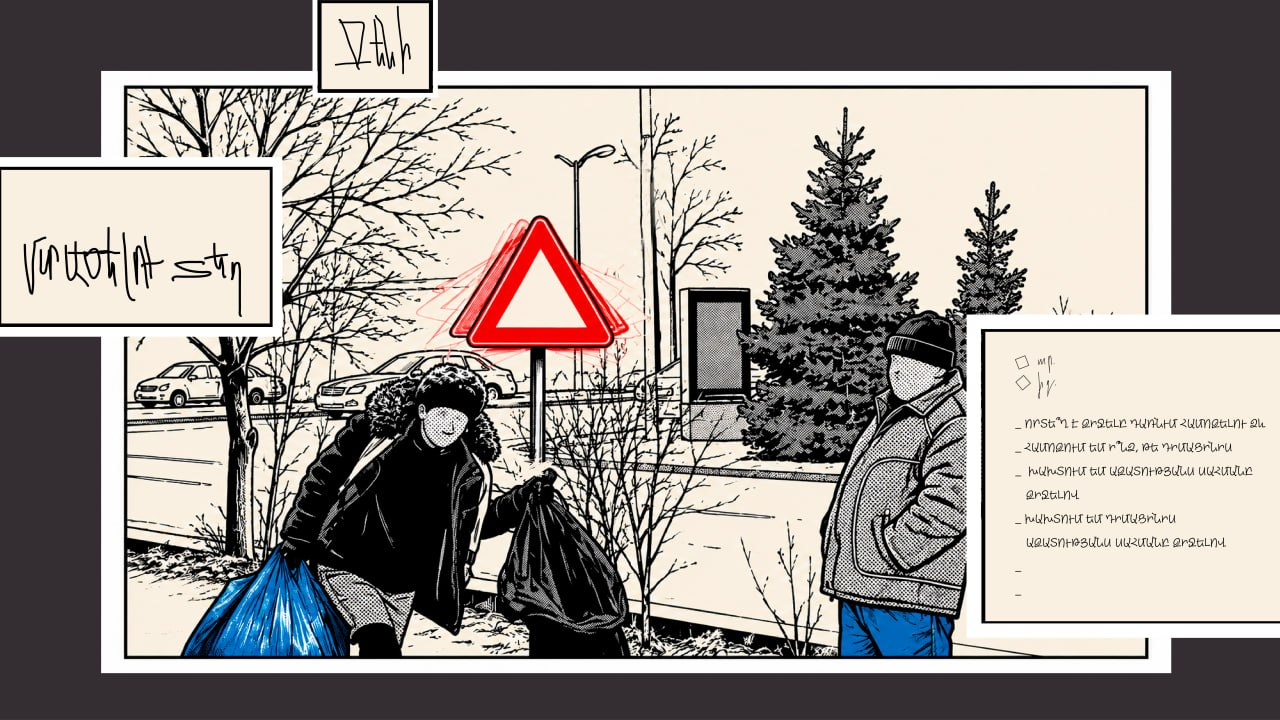
#> input picture .deploy/cpanel/public_html/wcc/artist-works-land/photo_2026-06-16_22-08-18-mqgyhjps.jpg, 1280 x 720 px
$ python photo_select.py --out out.png ../../.deploy/cpanel/public_html/wcc/artist-works-land/photo_2026-06-16_22-08-18-mqgyhjps.jpg   (older library calls are emulated)
#> lines starting #> are read from the running program, lines starting #| are printed output that depends on the picture; after the words box and inside, x2 and y2 are one past the last pixel; in counts of white or black regions, pixels touching at a corner belong together
#!/usr/bin/env python3
"""photo_select.py — pick the distinct views of a place from photos + videos, dropping near-duplicates.

Usage (venv ~/tools/photo-analysis/.venv):
  python scripts/place/photo_select.py --out DIR [--fps 1.0] FILE_OR_DIR...
Writes DIR/frames/*.jpg (video frames), DIR/select.json (every candidate: hash, sharpness, group, kept or why
dropped) and DIR/kept-sheet-*.jpg (contact sheets of the kept views).

Method (published, no learned weights):
  - candidates: every still, plus video frames at --fps (OpenCV decode);
  - sharpness: variance of the Laplacian (Pech-Pacheco et al., ICPR 2000);
  - near-duplicate test, two stages: perceptual hash (DCT pHash, 64 bit; Zauner 2010) Hamming distance <= 12
    proposes a pair; ORB features (Rublee et al., ICCV 2011) + RANSAC homography confirm it when >= 35 % of
    the smaller image's matched keypoints are inliers (same place, same direction);
  - groups = connected components of confirmed pairs; keep the sharpest member (stills win ties over frames).
"""
import argparse, json, sys
from pathlib import Path
import numpy as np
import cv2

IMG = {'.jpg', '.jpeg', '.png', '.webp'}
VID = {'.mp4', '.mov', '.m4v'}


def phash(gray):
    g = cv2.resize(gray, (32, 32), interpolation=cv2.INTER_AREA).astype(np.float32)
    d = cv2.dct(g)[:8, :8].ravel()
    return d > np.median(d[1:])


def orb_overlap(a, b, orb, bf):
    ka, da = orb.detectAndCompute(a, None); kb, db = orb.detectAndCompute(b, None)
    if da is None or db is None or len(ka) < 30 or len(kb) < 30:
        return 0.0
    ms = [m for m, n in (p for p in bf.knnMatch(da, db, k=2) if len(p) == 2) if m.distance < 0.75 * n.distance]
    if len(ms) < 20:
        return 0.0
    A = np.float32([ka[m.queryIdx].pt for m in ms]); B = np.float32([kb[m.trainIdx].pt for m in ms])
    H, inl = cv2.findHomography(A, B, cv2.RANSAC, 6.0)
    return 0.0 if inl is None else float(inl.sum()) / min(len(ka), len(kb))


def main():
    ap = argparse.ArgumentParser(description=__doc__, formatter_class=argparse.RawDescriptionHelpFormatter)
    ap.add_argument('--out', required=True); ap.add_argument('--fps', type=float, default=1.0)
    ap.add_argument('--hash-max', type=int, default=12); ap.add_argument('--overlap-min', type=float, default=0.35)
    ap.add_argument('inputs', nargs='+')
    a = ap.parse_args()
    out = Path(a.out); (out / 'frames').mkdir(parents=True, exist_ok=True)
    files = []
    for p in map(Path, a.inputs):
        files += sorted(q for q in p.iterdir() if q.suffix.lower() in IMG | VID) if p.is_dir() else [p]
    cands = []
    for f in files:
        if f.suffix.lower() in IMG:
            im = cv2.imread(str(f))
#> im is the input picture: shape (720, 1280, 3); mean B, G, R 140.6, 145, 151.1
            if im is not None:
                cands.append({'path': str(f), 'kind': 'still', 'img': im})
        elif f.suffix.lower() in VID:
            cap = cv2.VideoCapture(str(f)); fps = cap.get(cv2.CAP_PROP_FPS) or 30; n = int(cap.get(cv2.CAP_PROP_FRAME_COUNT))
            stepf = max(1, int(round(fps / a.fps)))
            for i in range(0, n, stepf):
                cap.set(cv2.CAP_PROP_POS_FRAMES, i); ok, im = cap.read()
                if not ok:
                    break
                fp = out / 'frames' / f'{f.stem[:24]}-t{i / fps:05.1f}.jpg'; cv2.imwrite(str(fp), im, [cv2.IMWRITE_JPEG_QUALITY, 95])
                cands.append({'path': str(fp), 'kind': 'frame', 'video': str(f), 't_s': round(i / fps, 1), 'img': im})
    for c in cands:
        g = cv2.cvtColor(c['img'], cv2.COLOR_BGR2GRAY)
        s = 640 / max(g.shape); c['small'] = cv2.resize(g, None, fx=s, fy=s, interpolation=cv2.INTER_AREA) if s < 1 else g
        c['sharp'] = float(cv2.Laplacian(c['small'], cv2.CV_64F).var()); c['hash'] = phash(c['small'])
#> this loop made 1 pass
#> s on pass 1: 0.5
#> pass 1, in main, `g = cv2.cvtColor(c['img'], cv2.COLOR_BGR2GRAY)`:
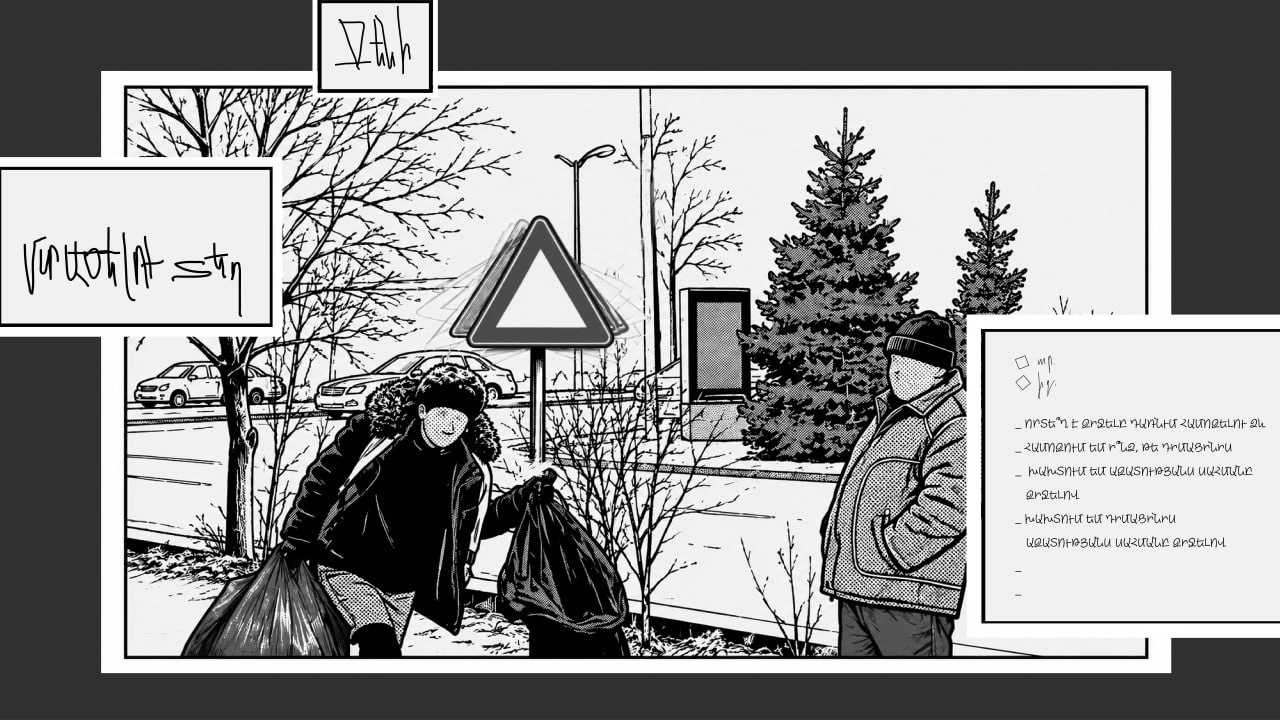
#> g: shape (720, 1280); min 0, max 255, mean 146.2
#> pass 1, in phash, `g = cv2.resize(gray, (32, 32), interpolation=cv2.INTER_AREA).astype(np..`:
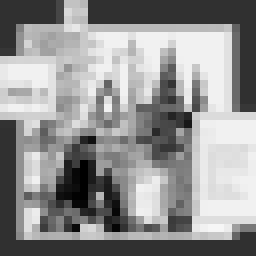
#> g: shape (32, 32) float32 (shown 8 times larger); min 0, max 246, mean 146.3
    orb = cv2.ORB_create(1500); bf = cv2.BFMatcher(cv2.NORM_HAMMING)
    n = len(cands); parent = list(range(n))
#> after `n = len(cands)`: n = 1
#> after `parent = list(range(n))`: parent = [0]

    def find(i):
        while parent[i] != i:
            parent[i] = parent[parent[i]]; i = parent[i]
        return i
    pairs = 0
    for i in range(n):
        for j in range(i + 1, n):
            hd = int((cands[i]['hash'] != cands[j]['hash']).sum())
            if hd <= a.hash_max:
                ov = orb_overlap(cands[i]['small'], cands[j]['small'], orb, bf); pairs += 1
                if ov >= a.overlap_min:
                    parent[find(i)] = find(j)
#> after the loop, pairs = 0
    groups = {}
    for i in range(n):
        groups.setdefault(find(i), []).append(i)
#> after the loop, groups = {0: [0]}
    rows = []
    for gid, mem in groups.items():
        best = max(mem, key=lambda k: (cands[k]['kind'] == 'still', cands[k]['sharp']))
        for k in mem:
            c = cands[k]
            rows.append({k2: c[k2] for k2 in ('path', 'kind', 'video', 't_s') if k2 in c} | {
                'sharpness': round(c['sharp'], 1), 'group': int(gid), 'group_size': len(mem), 'kept': k == best,
                'why': 'sharpest of its group' if k == best else f'near-duplicate of {Path(cands[best]["path"]).name}'})
#> this loop made 1 pass
#> after the loop, rows = 1 item
    kept = [r for r in rows if r['kept']]
#> kept = 1 item
    (out / 'select.json').write_text(json.dumps({'candidates': len(rows), 'kept': len(kept), 'dropped': len(rows) - len(kept),
                                                 'pairs_checked_orb': pairs, 'params': vars(a), 'rows': rows}, indent=1))
    W, H = 320, 200
    for s0 in range(0, len(kept), 40):
        sheet = np.zeros((H * 5, W * 8, 3), np.uint8)
        for i, r in enumerate(kept[s0:s0 + 40]):
            im = cv2.imread(r['path']); sc = min(W / im.shape[1], H / im.shape[0]); im = cv2.resize(im, None, fx=sc, fy=sc)
#> after `sc = min(W / im.shape[1], H / im.shape[0])`: sc = 0.25
#> after `im = cv2.resize(im, None, fx=sc, fy=sc)`:
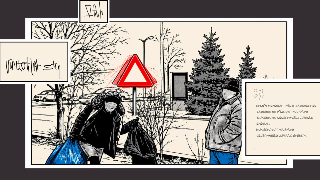
#> im: shape (180, 320, 3); mean B, G, R 140.3, 144.6, 150.7
            y, x = (i // 8) * H, (i % 8) * W; sheet[y:y + im.shape[0], x:x + im.shape[1]] = im
#> after `y, x = (i // 8 * H, i % 8 * W)`: y = 0; x = 0
#> after `sheet[y:y + im.shape[0], x:x + im.shape[1]] = im`:
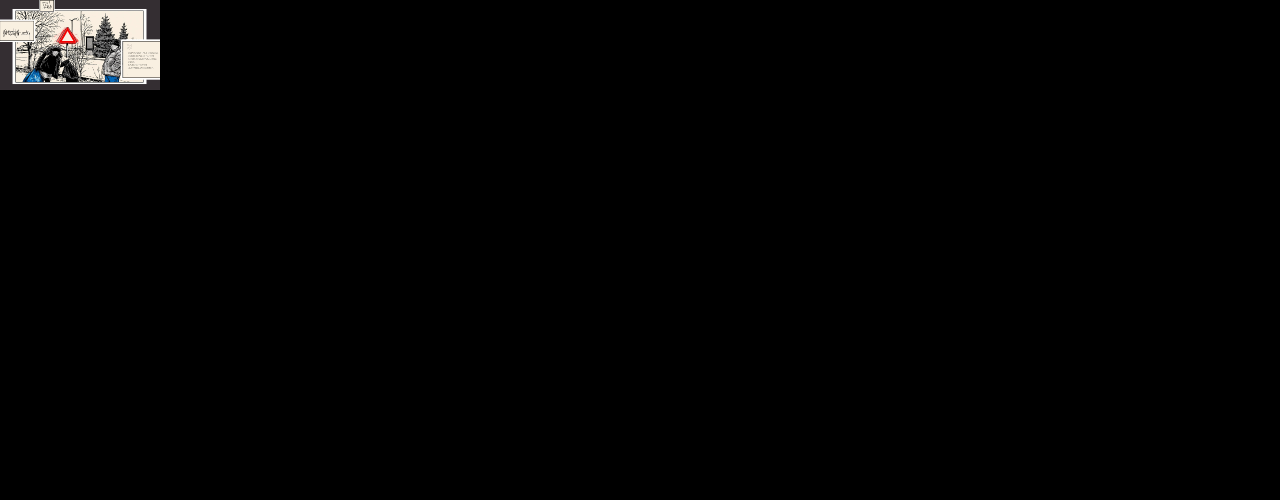
#> sheet: shape (1000, 2560, 3) (shown at 1/2 size); mean B, G, R 3.2, 3.3, 3.4
            cv2.putText(sheet, f'{s0 + i}:{Path(r["path"]).name[:26]}', (x + 2, y + 12), 0, 0.35, (0, 255, 255), 1)
#> sheet: shape (1000, 2560, 3); 0.02% of pixels changed, all inside (x1, y1, x2, y2) = (3, 5, 199, 15)
        cv2.imwrite(str(out / f'kept-sheet-{s0 // 40}.jpg'), sheet, [cv2.IMWRITE_JPEG_QUALITY, 85])
    print(f'{len(rows)} candidates, kept {len(kept)}, dropped {len(rows) - len(kept)}, orb pairs {pairs}')
#| 1 candidates, kept 1, dropped 0, orb pairs 0


if __name__ == '__main__':
    main()
